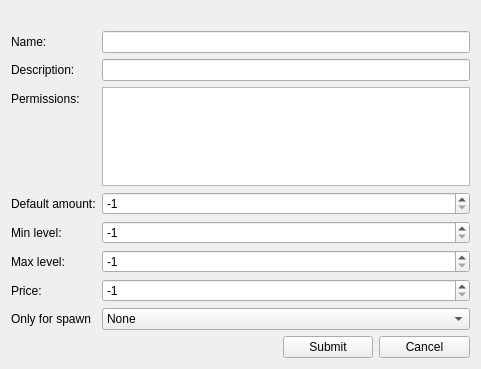
<?xml version="1.0" encoding="UTF-8"?>
<ui version="4.0">
 <class>AddKitWidget</class>
 <widget class="QWidget" name="AddKitWidget">
  <property name="geometry">
   <rect>
    <x>0</x>
    <y>0</y>
    <width>481</width>
    <height>369</height>
   </rect>
  </property>
  <property name="windowTitle">
   <string>Add kit</string>
  </property>
  <layout class="QGridLayout" name="gridLayout">
   <item row="0" column="0">
    <layout class="QVBoxLayout" name="verticalLayout">
     <item>
      <widget class="QLabel" name="errorLabel">
       <property name="text">
        <string/>
       </property>
      </widget>
     </item>
     <item>
      <layout class="QFormLayout" name="formLayout">
       <item row="0" column="0">
        <widget class="QLabel" name="label">
         <property name="text">
          <string>Name:</string>
         </property>
        </widget>
       </item>
       <item row="1" column="0">
        <widget class="QLabel" name="label_2">
         <property name="text">
          <string>Description:</string>
         </property>
        </widget>
       </item>
       <item row="2" column="0">
        <widget class="QLabel" name="label_3">
         <property name="text">
          <string>Permissions:</string>
         </property>
        </widget>
       </item>
       <item row="3" column="0">
        <widget class="QLabel" name="label_4">
         <property name="text">
          <string>Default amount:</string>
         </property>
        </widget>
       </item>
       <item row="4" column="0">
        <widget class="QLabel" name="label_5">
         <property name="text">
          <string>Min level:</string>
         </property>
        </widget>
       </item>
       <item row="5" column="0">
        <widget class="QLabel" name="label_6">
         <property name="text">
          <string>Max level:</string>
         </property>
        </widget>
       </item>
       <item row="6" column="0">
        <widget class="QLabel" name="label_7">
         <property name="text">
          <string>Price:</string>
         </property>
        </widget>
       </item>
       <item row="7" column="0">
        <widget class="QLabel" name="label_8">
         <property name="text">
          <string>Only for spawn</string>
         </property>
        </widget>
       </item>
       <item row="0" column="1">
        <widget class="QLineEdit" name="nameEdit"/>
       </item>
       <item row="1" column="1">
        <widget class="QLineEdit" name="descEdit"/>
       </item>
       <item row="2" column="1">
        <widget class="QTextEdit" name="permissionsEdit"/>
       </item>
       <item row="3" column="1">
        <widget class="QSpinBox" name="defAmountSpin">
         <property name="minimum">
          <number>-1</number>
         </property>
         <property name="maximum">
          <number>100000</number>
         </property>
         <property name="value">
          <number>-1</number>
         </property>
        </widget>
       </item>
       <item row="4" column="1">
        <widget class="QSpinBox" name="minLevelSpin">
         <property name="minimum">
          <number>-1</number>
         </property>
         <property name="maximum">
          <number>100000</number>
         </property>
         <property name="value">
          <number>-1</number>
         </property>
        </widget>
       </item>
       <item row="5" column="1">
        <widget class="QSpinBox" name="maxLevelSpin">
         <property name="minimum">
          <number>-1</number>
         </property>
         <property name="maximum">
          <number>100000</number>
         </property>
         <property name="value">
          <number>-1</number>
         </property>
        </widget>
       </item>
       <item row="6" column="1">
        <widget class="QSpinBox" name="priceSpin">
         <property name="minimum">
          <number>-1</number>
         </property>
         <property name="maximum">
          <number>100000</number>
         </property>
         <property name="value">
          <number>-1</number>
         </property>
        </widget>
       </item>
       <item row="7" column="1">
        <widget class="QComboBox" name="spawnCombo">
         <item>
          <property name="text">
           <string>None</string>
          </property>
         </item>
         <item>
          <property name="text">
           <string>True</string>
          </property>
         </item>
         <item>
          <property name="text">
           <string>False</string>
          </property>
         </item>
        </widget>
       </item>
      </layout>
     </item>
     <item>
      <layout class="QHBoxLayout" name="horizontalLayout_2" stretch="60,20,20">
       <item>
        <spacer name="horizontalSpacer">
         <property name="orientation">
          <enum>Qt::Horizontal</enum>
         </property>
         <property name="sizeHint" stdset="0">
          <size>
           <width>40</width>
           <height>20</height>
          </size>
         </property>
        </spacer>
       </item>
       <item>
        <widget class="QPushButton" name="submitBtn">
         <property name="text">
          <string>Submit</string>
         </property>
        </widget>
       </item>
       <item>
        <widget class="QPushButton" name="cancelBtn">
         <property name="text">
          <string>Cancel</string>
         </property>
        </widget>
       </item>
      </layout>
     </item>
    </layout>
   </item>
  </layout>
 </widget>
 <resources/>
 <connections/>
</ui>
